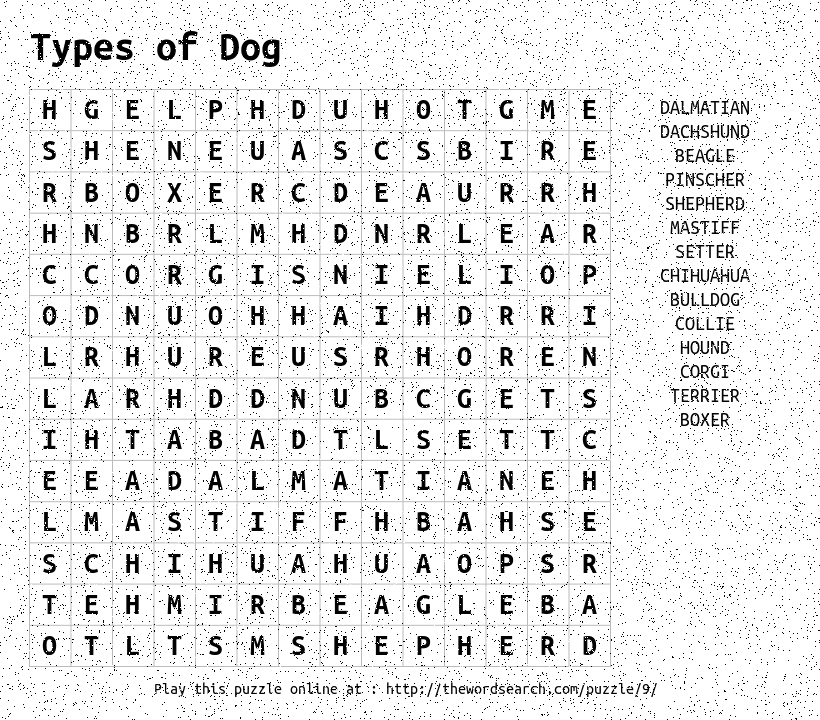
#> input picture src/cs575/hw2/Part_10/p10_noisy_search1.png, 820 x 720 px; its folder holds only this picture in this run
$ python p10_code.py   (older library calls are emulated)
#> lines starting #> are read from the running program, lines starting #| are printed output that depends on the picture; after the words box and inside, x2 and y2 are one past the last pixel; in counts of white or black regions, pixels touching at a corner belong together
import os
import cv2
import numpy as np
import random

# Part 10

delta_x = [-1, -1, -1, 0, 0, 1, 1, 1]
delta_y = [-1, 0, 1, -1, 1, -1, 0, 1]


# [64 lines left out: functions color_change2, color_change, search, color_word, rand_color, not called in this run]


for image_file in os.listdir('Part_10'):
    if not image_file.endswith(".png"):
        continue
    image = cv2.imread('Part_10/' + image_file)
#> image is the input picture: shape (720, 820, 3); min 0, max 255, mean 232.2
    cv2.imshow("in " + image_file, image)

    if image_file.startswith("p10_noisy"):
        image = cv2.imread("Part_10/"+image_file)
        cv2.imshow("input", image)

        med = cv2.medianBlur(image, 3)
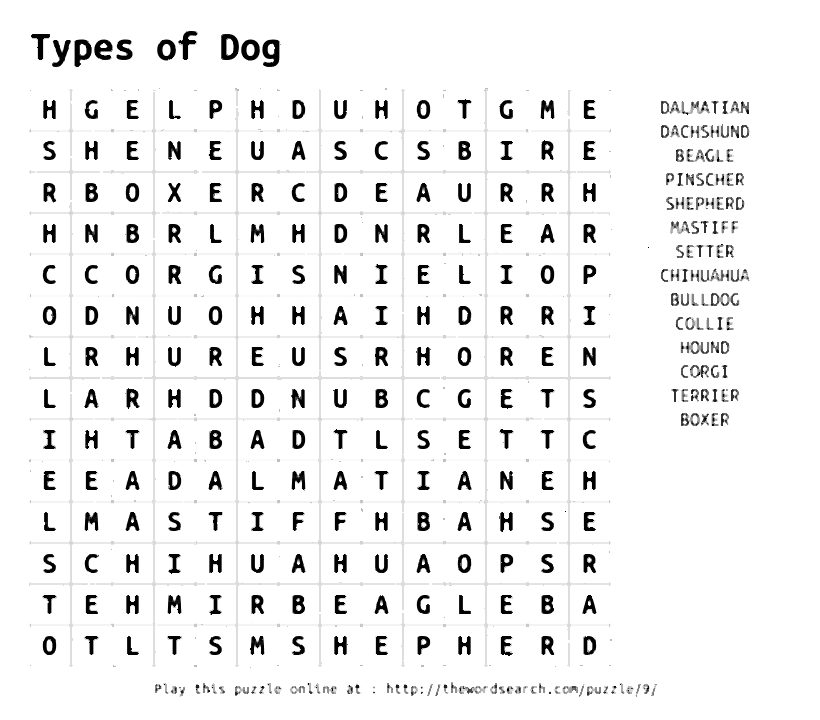
#> med: shape (720, 820, 3); min 0, max 255, mean 239.4
        gray = cv2.cvtColor(med, cv2.COLOR_BGR2GRAY)
        bw = cv2.threshold(gray, 225, 255, cv2.THRESH_BINARY)[1]
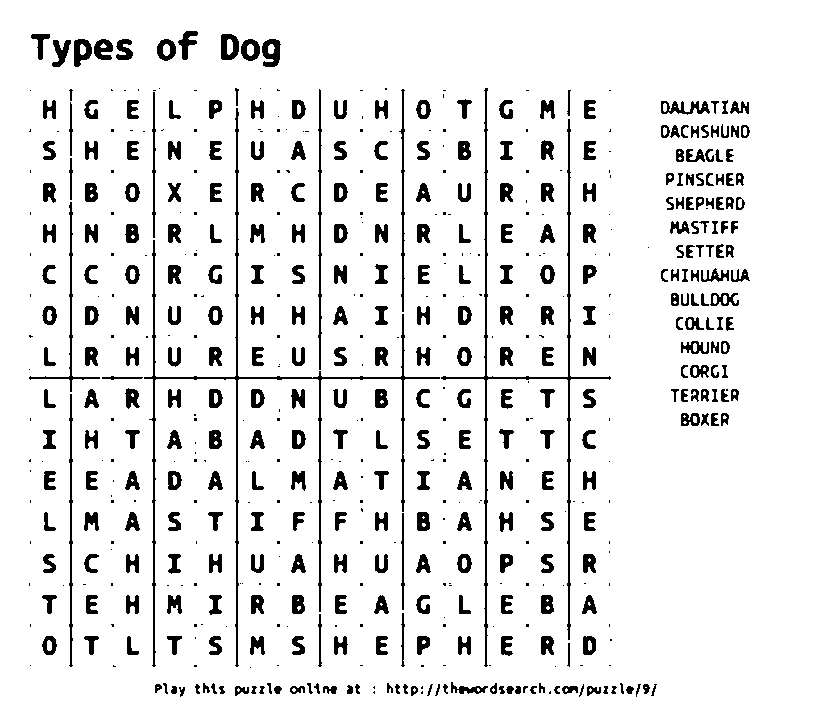
#> bw: shape (720, 820); 90.9% white; 594 black regions (246 under 20 px), largest, box (x1, y1, x2, y2) and area: (144, 108, 440, 667) 3630, (441, 88, 611, 667) 2707, (318, 89, 322, 370) 596

        cv2.imshow("med", bw)

        binary = ~bw

        modify_im = med

#> (the run stopped early here; a loop or call above may not have finished)

$ run again, on src/cs575/hw2/Part_10/p10_search2.png
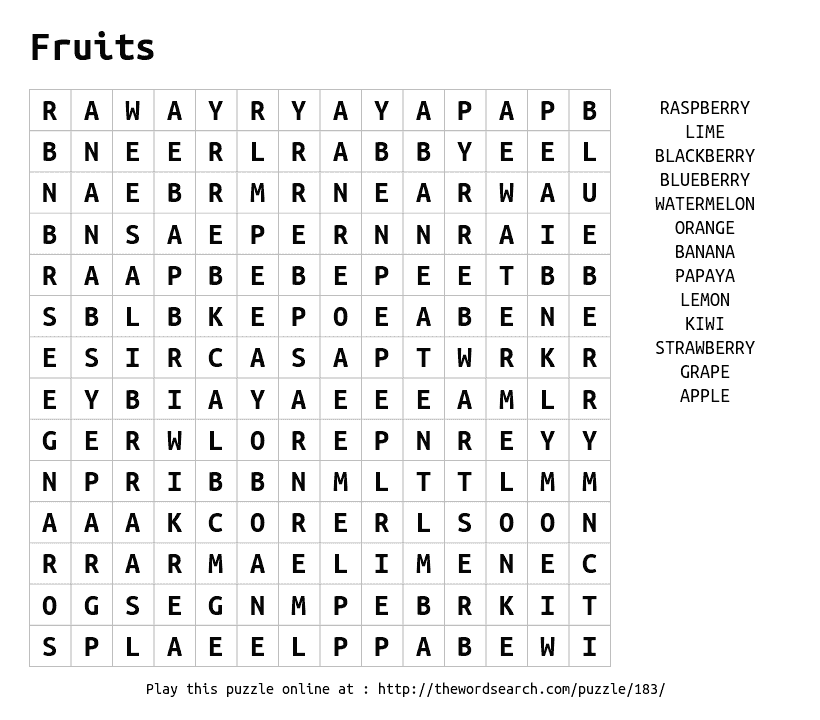
#> input picture src/cs575/hw2/Part_10/p10_search2.png, 820 x 720 px
#> image is the input picture: shape (720, 820, 3); min 5, max 255, mean 238.2
#> `binary = cv2.threshold(gray, 235, 255, cv2.THRESH_BINARY_INV)[1]`:
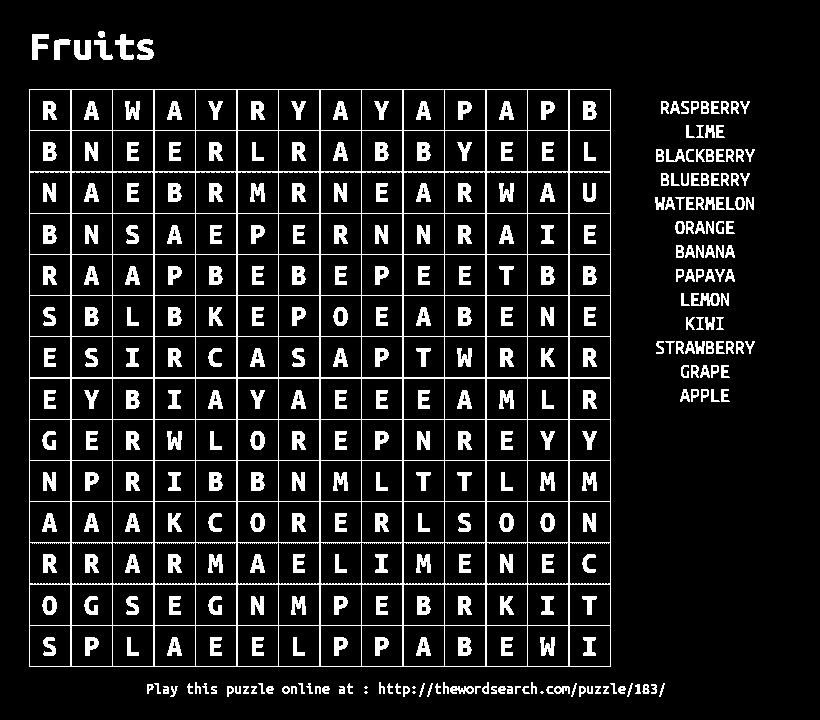
#> binary: shape (720, 820); 11.2% white; 348 white regions (5 under 20 px), largest, box (x1, y1, x2, y2) and area: (29, 89, 611, 667) 22776, (32, 34, 49, 60) 260, (115, 34, 134, 60) 255
#> e1: shape (720, 820); 2% white in thin lines or dots, all inside (x1, y1, x2, y2) = (29, 114, 611, 643)
#> vert: shape (720, 820); 2.2% white in thin lines or dots, all inside (x1, y1, x2, y2) = (29, 90, 611, 668)
#> `v_image, contours, _ = cv2.findContours(img.copy(), cv2.RETR_EXTERNAL,..`: contours = 15 contours, 8 with area under 20; largest, box (x1, y1, x2, y2) and area: (568, 114, 570, 643) 528, (485, 114, 487, 643) 528, (402, 114, 404, 643) 528, (319, 114, 321, 643) 528, (236, 114, 238, 643) 528, (153, 114, 155, 643) 528, (70, 114, 72, 643) 528
#> rows = 14
#> e2: shape (720, 820); 1.4% white in thin lines or dots, all inside (x1, y1, x2, y2) = (54, 89, 587, 667)
#> horz: shape (720, 820); 1.6% white in thin lines or dots, all inside (x1, y1, x2, y2) = (30, 89, 612, 667)
#> grid: shape (720, 820); 3.7% white in thin lines or dots, all inside (x1, y1, x2, y2) = (29, 89, 612, 668)
#> `im2, contours, _ = cv2.findContours(grid, cv2.RETR_LIST, cv2.CHAIN_APP..`: contours = 197 contours; largest, box (x1, y1, x2, y2) and area: (29, 89, 612, 668) 335273, (569, 542, 611, 585) 1720, (527, 542, 569, 585) 1720, (486, 542, 528, 585) 1720, (444, 542, 486, 585) 1720
#> the loop `for c in contours:` made 197 passes
#> after the loop `for c in contours:`: area = 335273; ct = contour of 96 points, box (x1, y1, x2, y2) (29, 89, 612, 668), area 335273
#> rect = (29, 89, 583, 579)
#> corner = (89, 29)
#> `all_letters = cv2.dilate(all_letters, (5, 5))`:
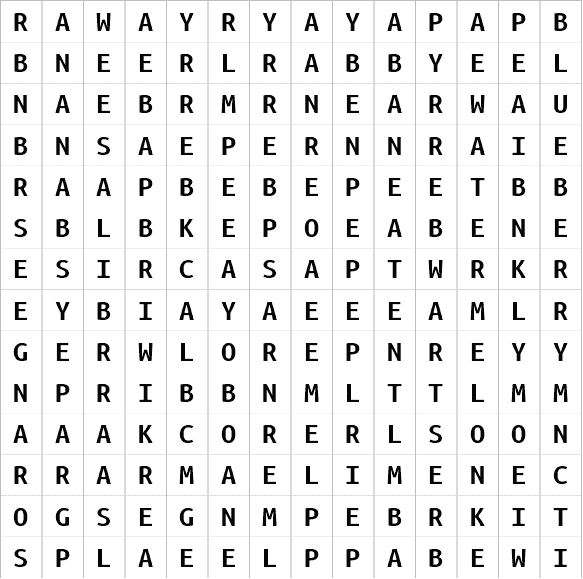
#> all_letters: shape (579, 583, 3); min 5, max 255, mean 234.6
#| Height: 579 Width: 583
#> row_size = 41
#| Row14 Col14

$ run again, on src/cs575/hw2/Part_10/p10_search3.png
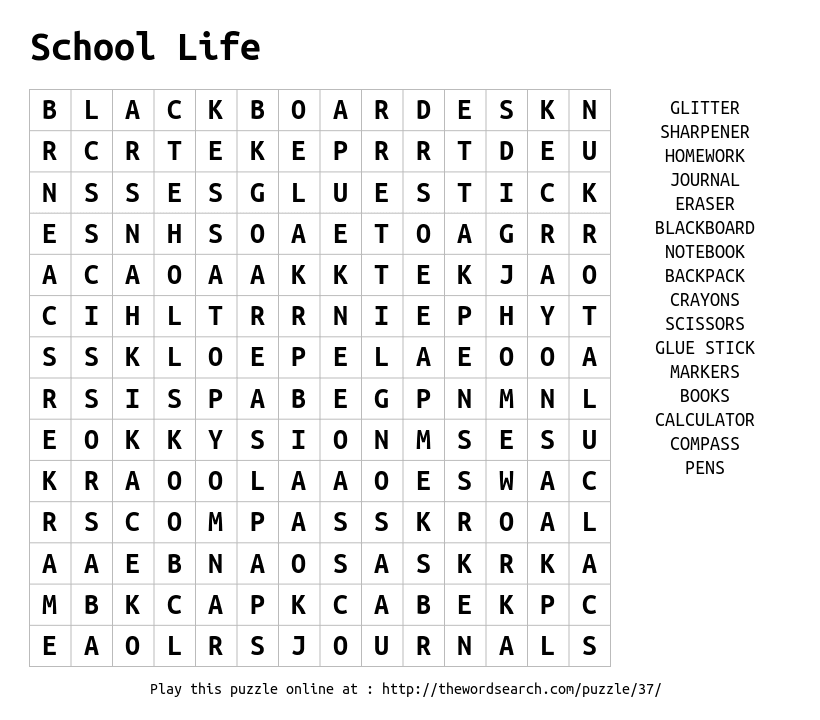
#> input picture src/cs575/hw2/Part_10/p10_search3.png, 820 x 720 px
#> image is the input picture: shape (720, 820, 3); min 0, max 255, mean 237.6
#> `binary = cv2.threshold(gray, 235, 255, cv2.THRESH_BINARY_INV)[1]`:
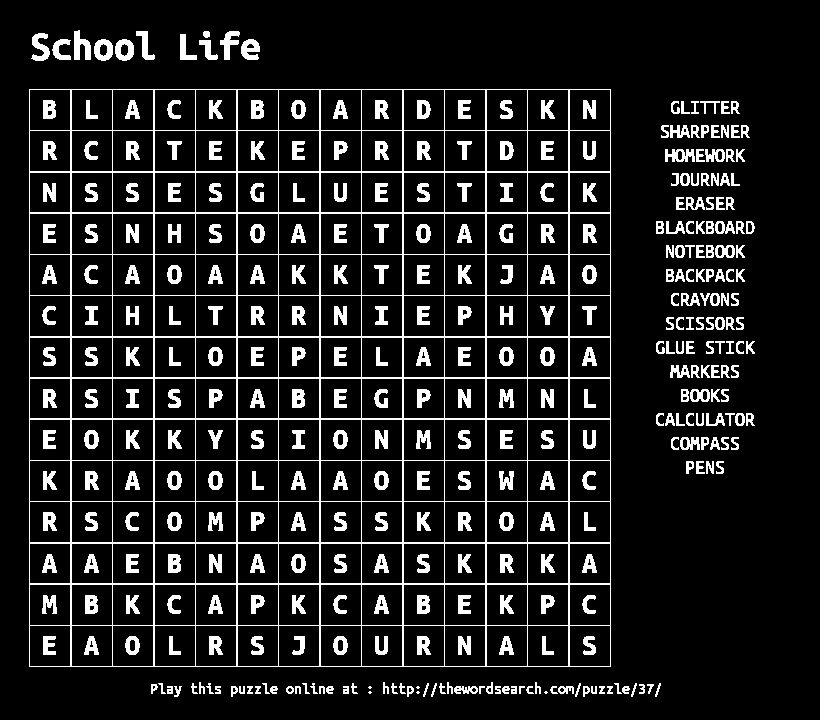
#> binary: shape (720, 820); 12.1% white; 371 white regions (5 under 20 px), largest, box (x1, y1, x2, y2) and area: (29, 89, 611, 667) 25036, (74, 30, 91, 60) 318, (31, 33, 50, 61) 296
#> e1: shape (720, 820); 2% white in thin lines or dots, all inside (x1, y1, x2, y2) = (29, 114, 611, 643)
#> vert: shape (720, 820); 2.2% white in thin lines or dots, all inside (x1, y1, x2, y2) = (29, 90, 611, 668)
#> `v_image, contours, _ = cv2.findContours(img.copy(), cv2.RETR_EXTERNAL,..`: contours = 15 contours, 8 with area under 20; largest, box (x1, y1, x2, y2) and area: (568, 114, 570, 643) 528, (485, 114, 487, 643) 528, (402, 114, 404, 643) 528, (319, 114, 321, 643) 528, (236, 114, 238, 643) 528, (153, 114, 155, 643) 528, (70, 114, 72, 643) 528
#> rows = 14
#> e2: shape (720, 820); 2% white in thin lines or dots, all inside (x1, y1, x2, y2) = (54, 89, 587, 667)
#> horz: shape (720, 820); 2.2% white in thin lines or dots, all inside (x1, y1, x2, y2) = (30, 89, 612, 667)
#> grid: shape (720, 820); 4.2% white in thin lines or dots, all inside (x1, y1, x2, y2) = (29, 89, 612, 668)
#> `im2, contours, _ = cv2.findContours(grid, cv2.RETR_LIST, cv2.CHAIN_APP..`: contours = 197 contours; largest, box (x1, y1, x2, y2) and area: (29, 89, 612, 668) 335279, (569, 625, 611, 667) 1679, (527, 625, 569, 667) 1679, (486, 625, 528, 667) 1679, (444, 625, 486, 667) 1679
#> the loop `for c in contours:` made 197 passes
#> after the loop `for c in contours:`: area = 335279; ct = contour of 102 points, box (x1, y1, x2, y2) (29, 89, 612, 668), area 335279
#> rect = (29, 89, 583, 579)
#> corner = (89, 29)
#> `all_letters = cv2.dilate(all_letters, (5, 5))`:
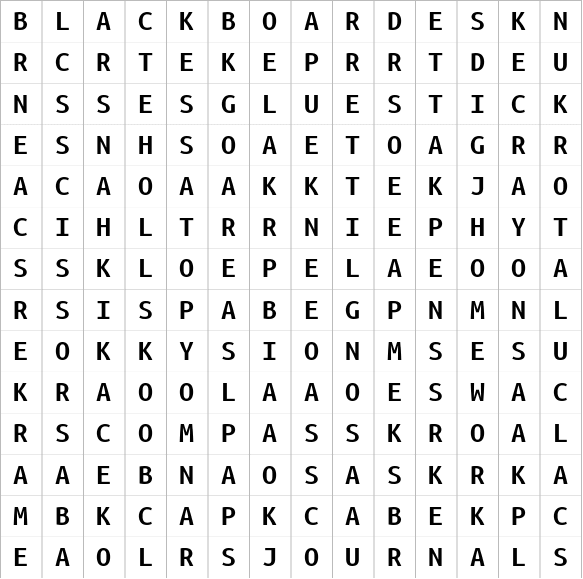
#> all_letters: shape (579, 583, 3); min 0, max 255, mean 235.3
#| Height: 579 Width: 583
#> row_size = 41
#| Row14 Col14
